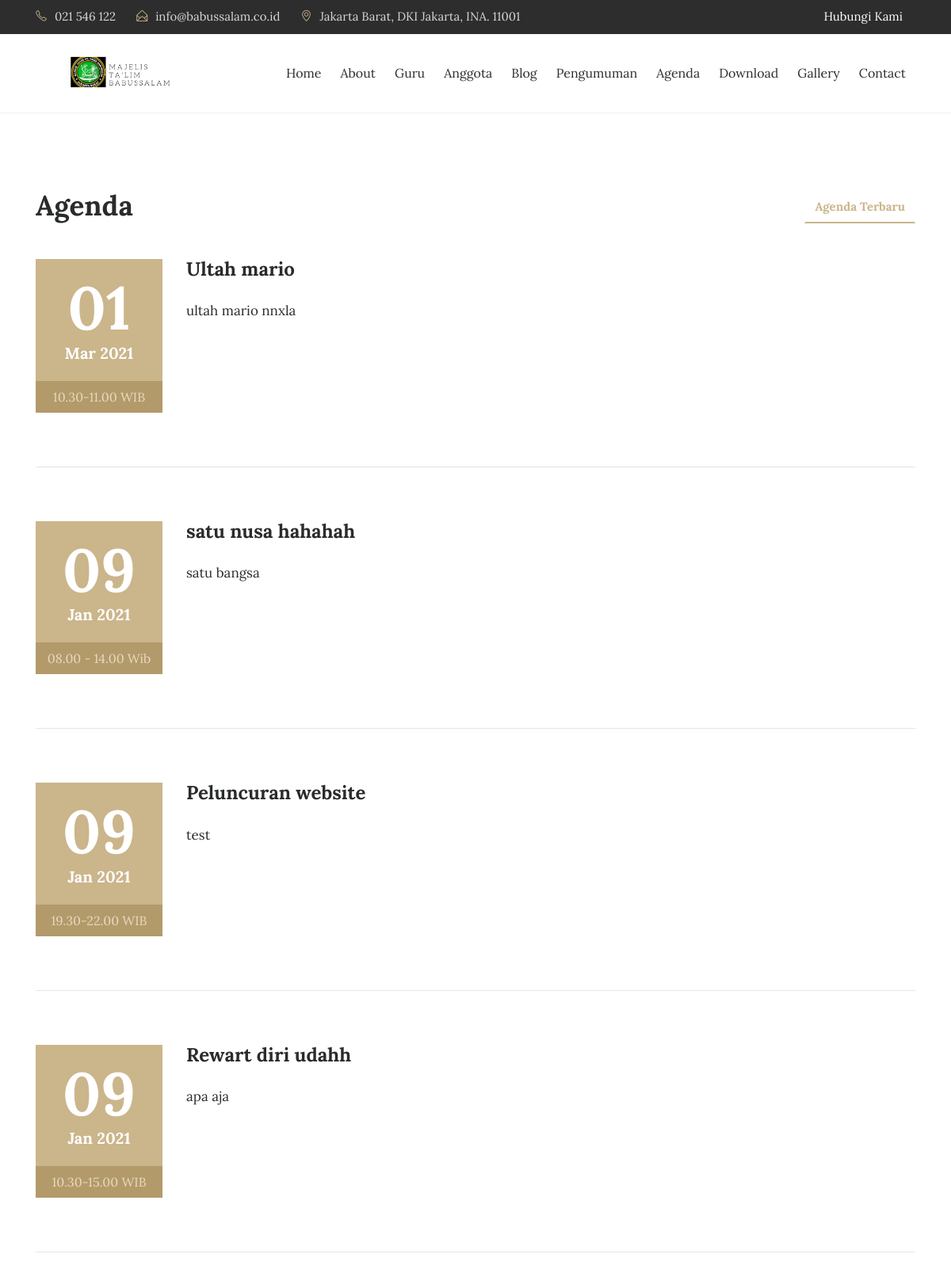
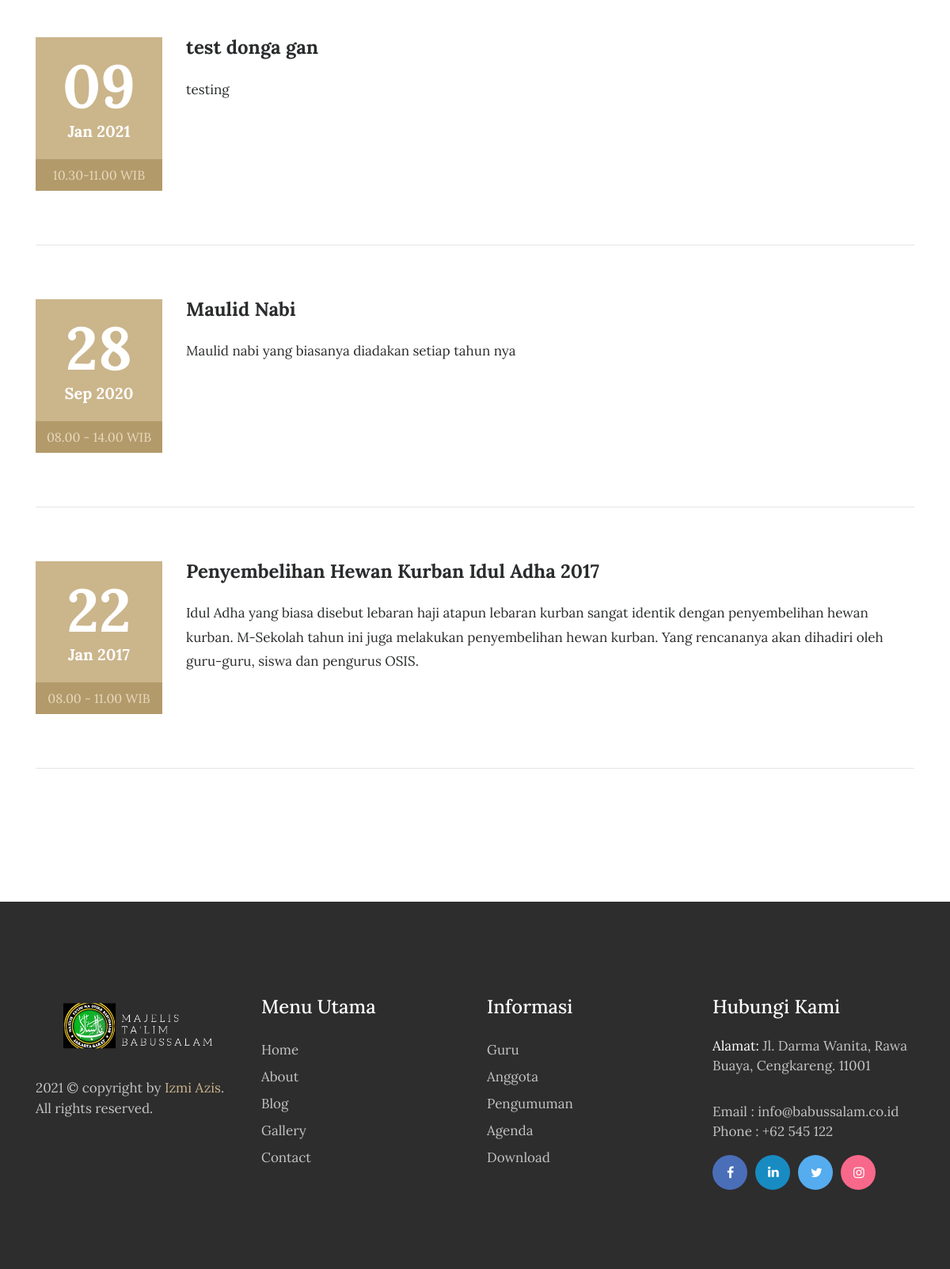
The page /index.php/agenda on the database its author committed (2 pictures, top to bottom).
### tables this page shows
CREATE TABLE `tbl_agenda` (
  `agenda_id` int(11) NOT NULL AUTO_INCREMENT,
  `agenda_nama` varchar(200) DEFAULT NULL,
  `agenda_tanggal` timestamp NULL DEFAULT CURRENT_TIMESTAMP,
  `agenda_deskripsi` text,
  `agenda_mulai` date DEFAULT NULL,
  `agenda_selesai` date DEFAULT NULL,
  `agenda_tempat` varchar(90) DEFAULT NULL,
  `agenda_waktu` varchar(30) DEFAULT NULL,
  `agenda_keterangan` varchar(200) DEFAULT NULL,
  `agenda_author` varchar(60) DEFAULT NULL,
  `agenda_pengguna_id` int(11) DEFAULT NULL,
  PRIMARY KEY (`agenda_id`)
);

### application/controllers/Agenda.php (called while the page is built, shortened)
<?php
class Agenda extends CI_Controller{
	function __construct(){
		$this->load->model('m_agenda');
		$this->load->model('m_pengunjung');
	}
	function index(){
		$x['title'] = "Agenda";
        $x['heading'] = "Agenda";
		$jum=$this->m_agenda->agenda();
        $page=$this->uri->segment(3);
        if(!$page):
            $offset = 0;
        else:
            $offset = $page;
        endif;
        $limit=7;
        $config['base_url'] = base_url() . 'agenda/index/';
            $config['total_rows'] = $jum->num_rows();
            $config['per_page'] = $limit;
            $config['uri_segment'] = 3;
	          $config['full_tag_open']    = '<div class="pagging text-center"><nav><ul class="pagination justify-content-center">';
	          $config['full_tag_close']   = '</ul></nav></div>';
	          $config['num_tag_open']     = '<li class="page-item"><span class="page-link">';
	          $config['num_tag_close']    = '</span></li>';
	          $config['cur_tag_open']     = '<li class="page-item"><span class="page-link">';
	          $config['cur_tag_close']    = '<span class="sr-only">(current)</span></span></li>';
	          $config['next_tag_open']    = '<li class="page-item"><span class="page-link">';
	          $config['next_tagl_close']  = '<span aria-hidden="true">&raquo;</span></span></li>';
	          $config['prev_tag_open']    = '<li class="page-item"><span class="page-link">';
	          $config['prev_tagl_close']  = '</span>Next</li>';
	          $config['first_tag_open']   = '<li class="page-item"><span class="page-link">';
	          $config['first_tagl_close'] = '</span></li>';
	          $config['last_tag_open']    = '<li class="page-item"><span class="page-link">';
	          $config['last_tagl_close']  = '</span></li>';
            $config['first_link'] = 'Awal';
            $config['last_link'] = 'Akhir';
            $config['next_link'] = 'Next >>';
            $config['prev_link'] = '<< Prev';
            $this->pagination->initialize($config);
            $x['page'] =$this->pagination->create_links();
		$x['data']=$this->m_agenda->agenda_perpage($offset,$limit);
		$this->load->view('depan/v_agenda',$x);
	}
}

### index.php (called while the page is built, shortened)
<?php
require_once BASEPATH.'core/CodeIgniter.php';

### application/models/M_agenda.php (called while the page is built, shortened)
<?php
class M_agenda extends CI_Model{
	function agenda_perpage($offset,$limit){
		$hsl=$this->db->query("SELECT tbl_agenda.*,DATE_FORMAT(agenda_tanggal,'%d/%m/%Y') AS tanggal FROM tbl_agenda ORDER BY agenda_id DESC limit $offset,$limit");
		return $hsl;
	}
}

### application/views/depan/v_agenda.php (the view, shortened to what this page needs)
<!DOCTYPE html>
<html lang="en">
<head>
</head>
<body>
<section class="events">
    <div class="container">
        <div class="row">
            <div class="col-md-4">
                <h2 class="event-title"><?php echo $heading; ?></h2>
            </div>
            <div class="col-md-8">
                <ul class="nav nav-tabs" role="tablist">
                    <li class="nav-item nav-tab1">
                        <a class="nav-link tab-list active" data-toggle="tab" href="#upcoming-events" role="tab">Agenda Terbaru </a>
                    </li>
                </ul>
            </div>
        </div>
        <br>
        <div class="row">
            <div class="tab-content" data-aos="zoom-in-down" data-aos-delay="100">
                <div class="tab-pane active" id="upcoming-events" role="tabpanel">
                  <?php foreach($data->result() as $row):?>
                    <div class="col-md-12">
                        <div class="row">
                            <div class="col-md-2">
                                <div class="event-date">
                                    <h4><?php echo date("d", strtotime($row->agenda_tanggal));?></h4> <span><?php echo date("M Y", strtotime($row->agenda_tanggal));?></span>
                                </div>
                                <span class="event-time"><?php echo $row->agenda_waktu;?></span>
                            </div>
                            <div class="col-md-10">
                                <div class="event-heading">
                                    <h3><?php echo $row->agenda_nama;?></h3>
                                    <p><?php echo $row->agenda_deskripsi;?></p>
                                </div>
                          </div>
                      </div>
                      <hr class="event-underline">
                  </div>
                <?php endforeach;?>
      <div class="col-md-12 text-center">
    </div>
</div>
</div>
</div>
</div>
</section>
    </body>
    </html>

### rows shown on the page
tbl_agenda: agenda_tanggal "01", agenda_tanggal "Mar 2021", agenda_waktu "10.30-11.00 WIB", agenda_nama "Ultah mario", agenda_deskripsi "ultah mario nnxla"
tbl_agenda: agenda_tanggal "09", agenda_tanggal "Jan 2021", agenda_waktu "08.00 - 14.00 Wib", agenda_nama "satu nusa hahahah", agenda_deskripsi "satu bangsa"
tbl_agenda: agenda_tanggal "09", agenda_tanggal "Jan 2021", agenda_waktu "19.30-22.00 WIB", agenda_nama "Peluncuran website", agenda_deskripsi "test"
tbl_agenda: agenda_tanggal "09", agenda_tanggal "Jan 2021", agenda_waktu "10.30-15.00 WIB", agenda_nama "Rewart diri udahh", agenda_deskripsi "apa aja"
tbl_agenda: agenda_tanggal "09", agenda_tanggal "Jan 2021", agenda_waktu "10.30-11.00 WIB", agenda_nama "test donga gan", agenda_deskripsi "testing"
tbl_agenda: agenda_tanggal "28", agenda_tanggal "Sep 2020", agenda_waktu "08.00 - 14.00 WIB", agenda_nama "Maulid Nabi", agenda_deskripsi "Maulid nabi yang biasanya diadakan setiap tahun nya"
tbl_agenda: agenda_tanggal "22", agenda_tanggal "Jan 2017", agenda_waktu "08.00 - 11.00 WIB", agenda_nama "Penyembelihan Hewan Kurban Idul Adha 2017", agenda_deskripsi "Idul Adha yang biasa disebut lebaran haji atapun lebaran kurban sangat identik dengan penyembelihan hewan kurban. M-Sekolah tahun ini juga melakukan penyembelihan hewan kurban. Yang rencananya akan dihadiri oleh guru-guru, siswa dan pengurus OSIS."

### other values the page prints
$heading "Agenda"
